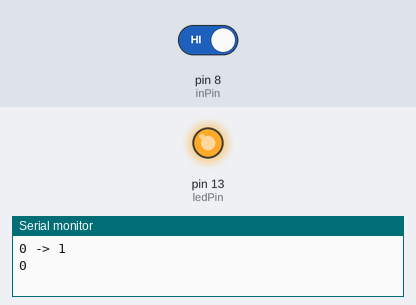
Recording of a sketch running on a simulated Arduino Uno, built with avr-gcc and run on an emulated ATmega328P. Parts: output pins drawn as LEDs (lit = HIGH), the last lines printed to the serial monitor. The test bench sets the inputs (shaded band); at power-on: pin 8 (inPin) HIGH.

Above: at 1.2 s.
1.3 s: pin 8 (inPin) driven LOW
At 1.7 s:
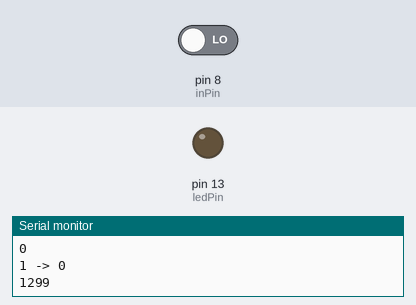
2.8 s: pin 8 (inPin) driven HIGH
At 4.1 s:
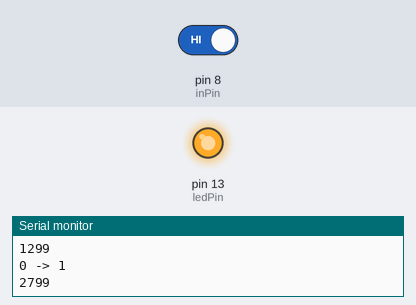
Timing chart, 0 to 5.8 s (numbered marks = the images above; inputs shaded):
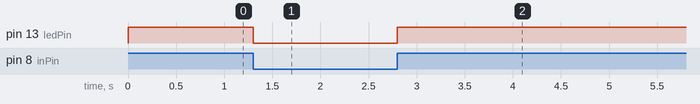

Measured:
- after the input at 1.3 s, pin 13 (ledPin): HIGH → LOW at once
- after the input at 2.8 s, pin 13 (ledPin): LOW → HIGH at once

The sketch:

receive_and_pass_radio_signal.ino
```cpp
/* receive_and_pass_radio_signal */

int ledPin = 13; // output pin for an onboard LED or external LED
int inPin = 8;   // input pin for a pushbutton
int val_new = 0; // variable for reading the pin status
int val_current = 0;

unsigned long time_stamp_millis;

void setup() {
  pinMode(ledPin, OUTPUT);  // declare LED as output
  pinMode(inPin, INPUT);    // declare pushbutton as input
  Serial.begin(9600);
}

void loop(){
  val_new = digitalRead(inPin);  // read input value
  if (val_current == HIGH && val_new == LOW) {         // check if the input is HIGH (button is active)
    val_current = val_new;
    time_stamp_millis = millis();
    digitalWrite(ledPin, LOW);  // turn LED off
    Serial.println("1 -> 0");
    Serial.println(time_stamp_millis);
  }
  else if (val_current == LOW && val_new == HIGH){
    val_current = val_new;
	time_stamp_millis = millis();
    digitalWrite(ledPin, HIGH);  // turn LED on
    Serial.println("0 -> 1");
    Serial.println(time_stamp_millis);
  }
  else {
    if (val_current == HIGH && val_new == HIGH) {
      digitalWrite(ledPin, HIGH);  // LED on
    }
    else if (val_current == LOW && val_new == LOW) {
      digitalWrite(ledPin, LOW);  // LED off
    }
    else {
    }
    val_current = val_new;
  }
}
```

play_radio_signal.ino
```cpp
/* play_radio_signal */
```

timer_for_radio_socket.ino
```cpp
/* timer_for_radio_socket */
```
